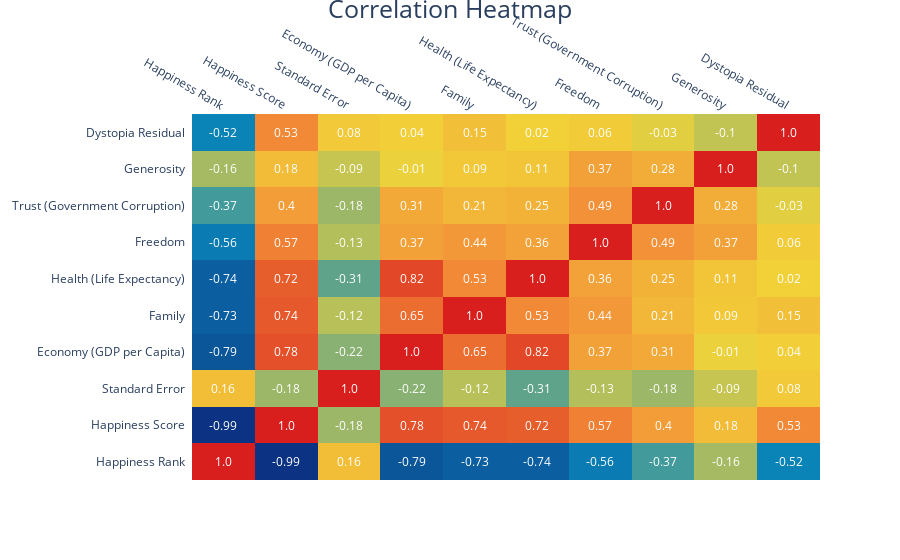

The code cell stored with this chart in its notebook:
### Code cell
import plotly.figure_factory as ff
z = pd.DataFrame(vreport.corr().values.tolist())
z = z.round(2).values.tolist()
fig = ff.create_annotated_heatmap(z, x = vreport.corr().columns.tolist(), y = vreport.corr().columns.tolist(), colorscale = 'Portland')
fig.update_layout(title = {'text': 'Correlation Heatmap', 'y' : 1, 'x' : 0.5}, title_font_size = 25)
fig.show()

### Figure 1 — Plotly figure (JSON) as saved in the notebook; plotly's stock layout.template omitted (floating-point values rounded to 4 significant figures)
{"data": [{"colorscale": [[0, "rgb(12,51,131)"], [0.25, "rgb(10,136,186)"], [0.5, "rgb(242,211,56)"], [0.75, "rgb(242,143,56)"], [1, "rgb(217,30,30)"]], "reversescale": false, "showscale": false, "type": "heatmap", "x": ["Happiness Rank", "Happiness Score", "Standard Error", "Economy (GDP per Capita)", "Family", "Health (Life Expectancy)", "Freedom", "Trust (Government Corruption)", "Generosity", "Dystopia Residual"], "y": ["Happiness Rank", "Happiness Score", "Standard Error", "Economy (GDP per Capita)", "Family", "Health (Life Expectancy)", "Freedom", "Trust (Government Corruption)", "Generosity", "Dystopia Residual"], "z": [[1, -0.99, 0.16, -0.79, -0.73, -0.74, -0.56, -0.37, -0.16, -0.52], [-0.99, 1, -0.18, 0.78, 0.74, 0.72, 0.57, 0.4, 0.18, 0.53], [0.16, -0.18, 1, -0.22, -0.12, -0.31, -0.13, -0.18, -0.09, 0.08], [-0.79, 0.78, -0.22, 1, 0.65, 0.82, 0.37, 0.31, -0.01, 0.04], [-0.73, 0.74, -0.12, 0.65, 1, 0.53, 0.44, 0.21, 0.09, 0.15], [-0.74, 0.72, -0.31, 0.82, 0.53, 1, 0.36, 0.25, 0.11, 0.02], [-0.56, 0.57, -0.13, 0.37, 0.44, 0.36, 1, 0.49, 0.37, 0.06], [-0.37, 0.4, -0.18, 0.31, 0.21, 0.25, 0.49, 1, 0.28, -0.03], [-0.16, 0.18, -0.09, -0.01, 0.09, 0.11, 0.37, 0.28, 1, -0.1], [-0.52, 0.53, 0.08, 0.04, 0.15, 0.02, 0.06, -0.03, -0.1, 1]]}], "layout": {"annotations": [{"font": {"color": "#FFFFFF"}, "showarrow": false, "text": "1.0", "x": "Happiness Rank", "xref": "x", "y": "Happiness Rank", "yref": "y"}, {"font": {"color": "#FFFFFF"}, "showarrow": false, "text": "-0.99", "x": "Happiness Score", "xref": "x", "y": "Happiness Rank", "yref": "y"}, {"font": {"color": "#FFFFFF"}, "showarrow": false, "text": "0.16", "x": "Standard Error", "xref": "x", "y": "Happiness Rank", "yref": "y"}, {"font": {"color": "#FFFFFF"}, "showarrow": false, "text": "-0.79", "x": "Economy (GDP per Capita)", "xref": "x", "y": "Happiness Rank", "yref": "y"}, {"font": {"color": "#FFFFFF"}, "showarrow": false, "text": "-0.73", "x": "Family", "xref": "x", "y": "Happiness Rank", "yref": "y"}, {"font": {"color": "#FFFFFF"}, "showarrow": false, "text": "-0.74", "x": "Health (Life Expectancy)", "xref": "x", "y": "Happiness Rank", "yref": "y"}, {"font": {"color": "#FFFFFF"}, "showarrow": false, "text": "-0.56", "x": "Freedom", "xref": "x", "y": "Happiness Rank", "yref": "y"}, {"font": {"color": "#FFFFFF"}, "showarrow": false, "text": "-0.37", "x": "Trust (Government Corruption)", "xref": "x", "y": "Happiness Rank", "yref": "y"}, {"font": {"color": "#FFFFFF"}, "showarrow": false, "text": "-0.16", "x": "Generosity", "xref": "x", "y": "Happiness Rank", "yref": "y"}, {"font": {"color": "#FFFFFF"}, "showarrow": false, "text": "-0.52", "x": "Dystopia Residual", "xref": "x", "y": "Happiness Rank", "yref": "y"}, {"font": {"color": "#FFFFFF"}, "showarrow": false, "text": "-0.99", "x": "Happiness Rank", "xref": "x", "y": "Happiness Score", "yref": "y"}, {"font": {"color": "#FFFFFF"}, "showarrow": false, "text": "1.0", "x": "Happiness Score", "xref": "x", "y": "Happiness Score", "yref": "y"}, {"font": {"color": "#FFFFFF"}, "showarrow": false, "text": "-0.18", "x": "Standard Error", "xref": "x", "y": "Happiness Score", "yref": "y"}, {"font": {"color": "#FFFFFF"}, "showarrow": false, "text": "0.78", "x": "Economy (GDP per Capita)", "xref": "x", "y": "Happiness Score", "yref": "y"}, {"font": {"color": "#FFFFFF"}, "showarrow": false, "text": "0.74", "x": "Family", "xref": "x", "y": "Happiness Score", "yref": "y"}, {"font": {"color": "#FFFFFF"}, "showarrow": false, "text": "0.72", "x": "Health (Life Expectancy)", "xref": "x", "y": "Happiness Score", "yref": "y"}, {"font": {"color": "#FFFFFF"}, "showarrow": false, "text": "0.57", "x": "Freedom", "xref": "x", "y": "Happiness Score", "yref": "y"}, {"font": {"color": "#FFFFFF"}, "showarrow": false, "text": "0.4", "x": "Trust (Government Corruption)", "xref": "x", "y": "Happiness Score", "yref": "y"}, {"font": {"color": "#FFFFFF"}, "showarrow": false, "text": "0.18", "x": "Generosity", "xref": "x", "y": "Happiness Score", "yref": "y"}, {"font": {"color": "#FFFFFF"}, "showarrow": false, "text": "0.53", "x": "Dystopia Residual", "xref": "x", "y": "Happiness Score", "yref": "y"}, {"font": {"color": "#FFFFFF"}, "showarrow": false, "text": "0.16", "x": "Happiness Rank", "xref": "x", "y": "Standard Error", "yref": "y"}, {"font": {"color": "#FFFFFF"}, "showarrow": false, "text": "-0.18", "x": "Happiness Score", "xref": "x", "y": "Standard Error", "yref": "y"}, {"font": {"color": "#FFFFFF"}, "showarrow": false, "text": "1.0", "x": "Standard Error", "xref": "x", "y": "Standard Error", "yref": "y"}, {"font": {"color": "#FFFFFF"}, "showarrow": false, "text": "-0.22", "x": "Economy (GDP per Capita)", "xref": "x", "y": "Standard Error", "yref": "y"}, {"font": {"color": "#FFFFFF"}, "showarrow": false, "text": "-0.12", "x": "Family", "xref": "x", "y": "Standard Error", "yref": "y"}, {"font": {"color": "#FFFFFF"}, "showarrow": false, "text": "-0.31", "x": "Health (Life Expectancy)", "xref": "x", "y": "Standard Error", "yref": "y"}, {"font": {"color": "#FFFFFF"}, "showarrow": false, "text": "-0.13", "x": "Freedom", "xref": "x", "y": "Standard Error", "yref": "y"}, {"font": {"color": "#FFFFFF"}, "showarrow": false, "text": "-0.18", "x": "Trust (Government Corruption)", "xref": "x", "y": "Standard Error", "yref": "y"}, {"font": {"color": "#FFFFFF"}, "showarrow": false, "text": "-0.09", "x": "Generosity", "xref": "x", "y": "Standard Error", "yref": "y"}, {"font": {"color": "#FFFFFF"}, "showarrow": false, "text": "0.08", "x": "Dystopia Residual", "xref": "x", "y": "Standard Error", "yref": "y"}, {"font": {"color": "#FFFFFF"}, "showarrow": false, "text": "-0.79", "x": "Happiness Rank", "xref": "x", "y": "Economy (GDP per Capita)", "yref": "y"}, {"font": {"color": "#FFFFFF"}, "showarrow": false, "text": "0.78", "x": "Happiness Score", "xref": "x", "y": "Economy (GDP per Capita)", "yref": "y"}, {"font": {"color": "#FFFFFF"}, "showarrow": false, "text": "-0.22", "x": "Standard Error", "xref": "x", "y": "Economy (GDP per Capita)", "yref": "y"}, {"font": {"color": "#FFFFFF"}, "showarrow": false, "text": "1.0", "x": "Economy (GDP per Capita)", "xref": "x", "y": "Economy (GDP per Capita)", "yref": "y"}, {"font": {"color": "#FFFFFF"}, "showarrow": false, "text": "0.65", "x": "Family", "xref": "x", "y": "Economy (GDP per Capita)", "yref": "y"}, {"font": {"color": "#FFFFFF"}, "showarrow": false, "text": "0.82", "x": "Health (Life Expectancy)", "xref": "x", "y": "Economy (GDP per Capita)", "yref": "y"}, {"font": {"color": "#FFFFFF"}, "showarrow": false, "text": "0.37", "x": "Freedom", "xref": "x", "y": "Economy (GDP per Capita)", "yref": "y"}, {"font": {"color": "#FFFFFF"}, "showarrow": false, "text": "0.31", "x": "Trust (Government Corruption)", "xref": "x", "y": "Economy (GDP per Capita)", "yref": "y"}, {"font": {"color": "#FFFFFF"}, "showarrow": false, "text": "-0.01", "x": "Generosity", "xref": "x", "y": "Economy (GDP per Capita)", "yref": "y"}, {"font": {"color": "#FFFFFF"}, "showarrow": false, "text": "0.04", "x": "Dystopia Residual", "xref": "x", "y": "Economy (GDP per Capita)", "yref": "y"}, {"font": {"color": "#FFFFFF"}, "showarrow": false, "text": "-0.73", "x": "Happiness Rank", "xref": "x", "y": "Family", "yref": "y"}, {"font": {"color": "#FFFFFF"}, "showarrow": false, "text": "0.74", "x": "Happiness Score", "xref": "x", "y": "Family", "yref": "y"}, {"font": {"color": "#FFFFFF"}, "showarrow": false, "text": "-0.12", "x": "Standard Error", "xref": "x", "y": "Family", "yref": "y"}, {"font": {"color": "#FFFFFF"}, "showarrow": false, "text": "0.65", "x": "Economy (GDP per Capita)", "xref": "x", "y": "Family", "yref": "y"}, {"font": {"color": "#FFFFFF"}, "showarrow": false, "text": "1.0", "x": "Family", "xref": "x", "y": "Family", "yref": "y"}, {"font": {"color": "#FFFFFF"}, "showarrow": false, "text": "0.53", "x": "Health (Life Expectancy)", "xref": "x", "y": "Family", "yref": "y"}, {"font": {"color": "#FFFFFF"}, "showarrow": false, "text": "0.44", "x": "Freedom", "xref": "x", "y": "Family", "yref": "y"}, {"font": {"color": "#FFFFFF"}, "showarrow": false, "text": "0.21", "x": "Trust (Government Corruption)", "xref": "x", "y": "Family", "yref": "y"}, {"font": {"color": "#FFFFFF"}, "showarrow": false, "text": "0.09", "x": "Generosity", "xref": "x", "y": "Family", "yref": "y"}, {"font": {"color": "#FFFFFF"}, "showarrow": false, "text": "0.15", "x": "Dystopia Residual", "xref": "x", "y": "Family", "yref": "y"}, {"font": {"color": "#FFFFFF"}, "showarrow": false, "text": "-0.74", "x": "Happiness Rank", "xref": "x", "y": "Health (Life Expectancy)", "yref": "y"}, {"font": {"color": "#FFFFFF"}, "showarrow": false, "text": "0.72", "x": "Happiness Score", "xref": "x", "y": "Health (Life Expectancy)", "yref": "y"}, {"font": {"color": "#FFFFFF"}, "showarrow": false, "text": "-0.31", "x": "Standard Error", "xref": "x", "y": "Health (Life Expectancy)", "yref": "y"}, {"font": {"color": "#FFFFFF"}, "showarrow": false, "text": "0.82", "x": "Economy (GDP per Capita)", "xref": "x", "y": "Health (Life Expectancy)", "yref": "y"}, {"font": {"color": "#FFFFFF"}, "showarrow": false, "text": "0.53", "x": "Family", "xref": "x", "y": "Health (Life Expectancy)", "yref": "y"}, {"font": {"color": "#FFFFFF"}, "showarrow": false, "text": "1.0", "x": "Health (Life Expectancy)", "xref": "x", "y": "Health (Life Expectancy)", "yref": "y"}, {"font": {"color": "#FFFFFF"}, "showarrow": false, "text": "0.36", "x": "Freedom", "xref": "x", "y": "Health (Life Expectancy)", "yref": "y"}, {"font": {"color": "#FFFFFF"}, "showarrow": false, "text": "0.25", "x": "Trust (Government Corruption)", "xref": "x", "y": "Health (Life Expectancy)", "yref": "y"}, {"font": {"color": "#FFFFFF"}, "showarrow": false, "text": "0.11", "x": "Generosity", "xref": "x", "y": "Health (Life Expectancy)", "yref": "y"}, {"font": {"color": "#FFFFFF"}, "showarrow": false, "text": "0.02", "x": "Dystopia Residual", "xref": "x", "y": "Health (Life Expectancy)", "yref": "y"}, {"font": {"color": "#FFFFFF"}, "showarrow": false, "text": "-0.56", "x": "Happiness Rank", "xref": "x", "y": "Freedom", "yref": "y"}, {"font": {"color": "#FFFFFF"}, "showarrow": false, "text": "0.57", "x": "Happiness Score", "xref": "x", "y": "Freedom", "yref": "y"}, {"font": {"color": "#FFFFFF"}, "showarrow": false, "text": "-0.13", "x": "Standard Error", "xref": "x", "y": "Freedom", "yref": "y"}, {"font": {"color": "#FFFFFF"}, "showarrow": false, "text": "0.37", "x": "Economy (GDP per Capita)", "xref": "x", "y": "Freedom", "yref": "y"}, {"font": {"color": "#FFFFFF"}, "showarrow": false, "text": "0.44", "x": "Family", "xref": "x", "y": "Freedom", "yref": "y"}, {"font": {"color": "#FFFFFF"}, "showarrow": false, "text": "0.36", "x": "Health (Life Expectancy)", "xref": "x", "y": "Freedom", "yref": "y"}, {"font": {"color": "#FFFFFF"}, "showarrow": false, "text": "1.0", "x": "Freedom", "xref": "x", "y": "Freedom", "yref": "y"}, {"font": {"color": "#FFFFFF"}, "showarrow": false, "text": "0.49", "x": "Trust (Government Corruption)", "xref": "x", "y": "Freedom", "yref": "y"}, {"font": {"color": "#FFFFFF"}, "showarrow": false, "text": "0.37", "x": "Generosity", "xref": "x", "y": "Freedom", "yref": "y"}, {"font": {"color": "#FFFFFF"}, "showarrow": false, "text": "0.06", "x": "Dystopia Residual", "xref": "x", "y": "Freedom", "yref": "y"}, {"font": {"color": "#FFFFFF"}, "showarrow": false, "text": "-0.37", "x": "Happiness Rank", "xref": "x", "y": "Trust (Government Corruption)", "yref": "y"}, {"font": {"color": "#FFFFFF"}, "showarrow": false, "text": "0.4", "x": "Happiness Score", "xref": "x", "y": "Trust (Government Corruption)", "yref": "y"}, {"font": {"color": "#FFFFFF"}, "showarrow": false, "text": "-0.18", "x": "Standard Error", "xref": "x", "y": "Trust (Government Corruption)", "yref": "y"}, {"font": {"color": "#FFFFFF"}, "showarrow": false, "text": "0.31", "x": "Economy (GDP per Capita)", "xref": "x", "y": "Trust (Government Corruption)", "yref": "y"}, {"font": {"color": "#FFFFFF"}, "showarrow": false, "text": "0.21", "x": "Family", "xref": "x", "y": "Trust (Government Corruption)", "yref": "y"}, {"font": {"color": "#FFFFFF"}, "showarrow": false, "text": "0.25", "x": "Health (Life Expectancy)", "xref": "x", "y": "Trust (Government Corruption)", "yref": "y"}, {"font": {"color": "#FFFFFF"}, "showarrow": false, "text": "0.49", "x": "Freedom", "xref": "x", "y": "Trust (Government Corruption)", "yref": "y"}, {"font": {"color": "#FFFFFF"}, "showarrow": false, "text": "1.0", "x": "Trust (Government Corruption)", "xref": "x", "y": "Trust (Government Corruption)", "yref": "y"}, {"font": {"color": "#FFFFFF"}, "showarrow": false, "text": "0.28", "x": "Generosity", "xref": "x", "y": "Trust (Government Corruption)", "yref": "y"}, {"font": {"color": "#FFFFFF"}, "showarrow": false, "text": "-0.03", "x": "Dystopia Residual", "xref": "x", "y": "Trust (Government Corruption)", "yref": "y"}, {"font": {"color": "#FFFFFF"}, "showarrow": false, "text": "-0.16", "x": "Happiness Rank", "xref": "x", "y": "Generosity", "yref": "y"}, {"font": {"color": "#FFFFFF"}, "showarrow": false, "text": "0.18", "x": "Happiness Score", "xref": "x", "y": "Generosity", "yref": "y"}, {"font": {"color": "#FFFFFF"}, "showarrow": false, "text": "-0.09", "x": "Standard Error", "xref": "x", "y": "Generosity", "yref": "y"}, {"font": {"color": "#FFFFFF"}, "showarrow": false, "text": "-0.01", "x": "Economy (GDP per Capita)", "xref": "x", "y": "Generosity", "yref": "y"}, {"font": {"color": "#FFFFFF"}, "showarrow": false, "text": "0.09", "x": "Family", "xref": "x", "y": "Generosity", "yref": "y"}, {"font": {"color": "#FFFFFF"}, "showarrow": false, "text": "0.11", "x": "Health (Life Expectancy)", "xref": "x", "y": "Generosity", "yref": "y"}, {"font": {"color": "#FFFFFF"}, "showarrow": false, "text": "0.37", "x": "Freedom", "xref": "x", "y": "Generosity", "yref": "y"}, {"font": {"color": "#FFFFFF"}, "showarrow": false, "text": "0.28", "x": "Trust (Government Corruption)", "xref": "x", "y": "Generosity", "yref": "y"}, {"font": {"color": "#FFFFFF"}, "showarrow": false, "text": "1.0", "x": "Generosity", "xref": "x", "y": "Generosity", "yref": "y"}, {"font": {"color": "#FFFFFF"}, "showarrow": false, "text": "-0.1", "x": "Dystopia Residual", "xref": "x", "y": "Generosity", "yref": "y"}, {"font": {"color": "#FFFFFF"}, "showarrow": false, "text": "-0.52", "x": "Happiness Rank", "xref": "x", "y": "Dystopia Residual", "yref": "y"}, {"font": {"color": "#FFFFFF"}, "showarrow": false, "text": "0.53", "x": "Happiness Score", "xref": "x", "y": "Dystopia Residual", "yref": "y"}, {"font": {"color": "#FFFFFF"}, "showarrow": false, "text": "0.08", "x": "Standard Error", "xref": "x", "y": "Dystopia Residual", "yref": "y"}, {"font": {"color": "#FFFFFF"}, "showarrow": false, "text": "0.04", "x": "Economy (GDP per Capita)", "xref": "x", "y": "Dystopia Residual", "yref": "y"}, {"font": {"color": "#FFFFFF"}, "showarrow": false, "text": "0.15", "x": "Family", "xref": "x", "y": "Dystopia Residual", "yref": "y"}, {"font": {"color": "#FFFFFF"}, "showarrow": false, "text": "0.02", "x": "Health (Life Expectancy)", "xref": "x", "y": "Dystopia Residual", "yref": "y"}, {"font": {"color": "#FFFFFF"}, "showarrow": false, "text": "0.06", "x": "Freedom", "xref": "x", "y": "Dystopia Residual", "yref": "y"}, {"font": {"color": "#FFFFFF"}, "showarrow": false, "text": "-0.03", "x": "Trust (Government Corruption)", "xref": "x", "y": "Dystopia Residual", "yref": "y"}, {"font": {"color": "#FFFFFF"}, "showarrow": false, "text": "-0.1", "x": "Generosity", "xref": "x", "y": "Dystopia Residual", "yref": "y"}, {"font": {"color": "#FFFFFF"}, "showarrow": false, "text": "1.0", "x": "Dystopia Residual", "xref": "x", "y": "Dystopia Residual", "yref": "y"}], "title": {"font": {"size": 25}, "text": "Correlation Heatmap", "x": 0.5, "y": 1}, "xaxis": {"dtick": 1, "gridcolor": "rgb(0, 0, 0)", "side": "top", "ticks": ""}, "yaxis": {"dtick": 1, "ticks": "", "ticksuffix": "  "}}}
